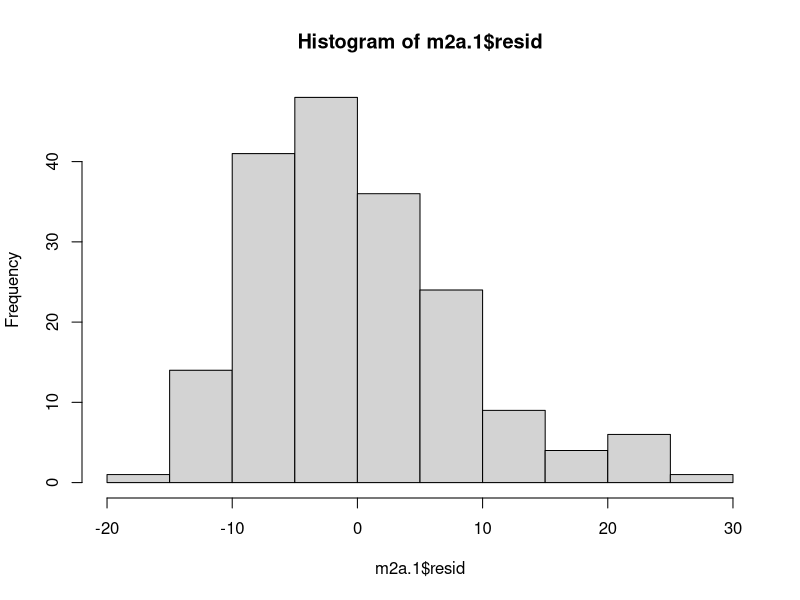

Reproduce this figure in R. (Note: this script raises an error after producing the figure.)
## ---- chunk 1
data(Traffic, package="MASS")
Traffic$year<-as.factor(Traffic$year)
Traffic[c(1,2,184),]
## ---- chunk 2
X<-model.matrix(y~limit+year+day, data=Traffic)
X[c(1,2,184),]
## ---- chunk 3
m2a.1<-glm(y ~ limit + year + day, data=Traffic)
## ---- chunk 4
hist(m2a.1$resid)
## ---- chunk 5
m2a.2<-glm(y ~ limit + year + day, family=poisson, data=Traffic)
summary(m2a.2)
## ---- chunk 6
exp(m2a.2$coef["(Intercept)"])
## ---- chunk 7
exp(m2a.2$coef["(Intercept)"]+m2a.2$coef["limityes"])
## ---- chunk 8
exp(m2a.2$coef["limityes"])
## ---- chunk 9
exp(m2a.2$coef["(Intercept)"]+m2a.2$coef["year1962"]+92*m2a.2$coef["day"])
## ---- chunk 10
exp(m2a.2$coef["(Intercept)"]+m2a.2$coef["limityes"]+m2a.2$coef["year1962"]+92*m2a.2$coef["day"])
## ---- chunk 11
m2a.3<-glm(y ~ 1, data=Traffic, family="poisson")
summary(m2a.3)
## ---- chunk 12
m2a.4<-glm(y ~ limit + year + day, family=quasipoisson, data=Traffic)
summary(m2a.4)
## ---- chunk 13
ppois(9, exp(m2a.2$coef["(Intercept)"]+91*m2a.2$coef["day"]))
## ---- chunk 14
prior<-list(R=list(V=1, nu=0.002))
m2a.5<-MCMCglmm(y ~ limit + year + day, family="poisson", data=Traffic, prior=prior, pl=TRUE)
## ---- chunk 15
plot(m2a.5$Sol)
## ---- chunk 16
lat92<-m2a.5$Liab[,92]
eta92<-m2a.5$Sol[,"(Intercept)"]+m2a.5$Sol[,"day"]*Traffic$day[92]
resid92<-lat92-eta92
mean(resid92)
## ---- chunk 17
1-ppois(exp(mean(eta92)), exp(mean(lat92)))
## ---- chunk 18
plot(m2a.5$VCV)
## ---- chunk 19
resid.var<-posterior.mode(m2a.5$VCV)
intercept.coef<-posterior.mode(m2a.5$Sol[,"(Intercept)"])
day.coef<-posterior.mode(m2a.5$Sol)["day"]*10
resids<-rnorm(92,0,sqrt(resid.var))
min.pred<-intercept.coef+day.coef*0+qnorm(0.0001, 0, sqrt(resid.var))
max.pred<-intercept.coef+day.coef*92+qnorm(0.9999, 0, sqrt(resid.var))
## ---- chunk 20
pos.ly<-seq(intercept.coef+day.coef*92-sqrt(resid.var), intercept.coef+day.coef*92+sqrt(resid.var), length=100)
d.ly<-dnorm(pos.ly,intercept.coef+day.coef*92, sqrt(resid.var))
d.y<-dlnorm(exp(pos.ly),intercept.coef+day.coef*92, sqrt(resid.var))
## ---- chunk 21
exp(mean(m2a.5$Sol[,"(Intercept)"]+0.5*m2a.5$VCV[,1]))
exp(mean(m2a.5$Sol[,"(Intercept)"]))
exp(m2a.3$coef["(Intercept)"])
## ---- chunk 22
Z<-model.matrix(~year-1, data=Traffic)
Z[c(1,2,184),]
## ---- chunk 23
X2<-model.matrix(y~limit+day, data=Traffic)
X2[c(1,2,184),]
## ---- chunk 24
W<-cbind(X2,Z)
W[c(1,2,184),]
## ---- chunk 25
prior<-list(R=list(V=1, nu=0.002), G=list(G1=list(V=1e+8, fix=1)))
m2a.6<-MCMCglmm(y ~ limit + day, random=~year, family="poisson", data=Traffic, prior=prior, pr=TRUE)
## ---- chunk 26
plot(m2a.6$Sol[,1:3])
## ---- chunk 27
y1961.m2a.5<-m2a.5$Sol[,"(Intercept)"]
y1962.m2a.5<-m2a.5$Sol[,"(Intercept)"]+m2a.5$Sol[,"year1962"]
## ---- chunk 28
y1961.m2a.6<-m2a.6$Sol[,"(Intercept)"]+m2a.6$Sol[,"year.1961"]
y1962.m2a.6<-m2a.6$Sol[,"(Intercept)"]+m2a.6$Sol[,"year.1962"]
## ---- chunk 29
y.m2a.5<-mcmc(cbind("y1961"=y1961.m2a.5,"y1962"=y1962.m2a.5))
y.m2a.6<-mcmc(cbind("y1961"=y1961.m2a.6,"y1962"=y1962.m2a.6))
plot(mcmc.list(y.m2a.5,y.m2a.6))
## ---- chunk 30
plot(c(m2a.6$Sol[,"year.1961"]+m2a.6$Sol[,"year.1962"])/2, c(m2a.6$Sol[,"(Intercept)"]))
## ---- chunk 31
Traffic$day<-as.factor(Traffic$day)
prior<-list(R=list(V=1, nu=0.002), G=list(G1=list(V=1, nu=0.002)))
m2a.7<-MCMCglmm(y ~ year+limit+as.numeric(day), random=~day, family="poisson", data=Traffic, prior=prior)
## ---- chunk 32
plot(m2a.7$VCV)
## ---- chunk 33
predict(m2a.7, marginal = ~day, type = "terms")[1:5]
## ---- chunk 34
predict(m2a.7, marginal = ~day, type = "response")[1:5]
## ---- chunk 35
predict(m2a.7, marginal = ~day, type = "response", interval = "confidence")[1:5,] 
## ---- chunk 36
predict(m2a.7, marginal = ~day, type = "response", interval = "prediction")[1:5, ]
## ---- chunk 37
success<-rbinom(2, size=5, prob=c(0.4, 0.6))
failure<-5-success
binom<-rbind(success, failure)
colnames(binom)<-c("u.1", "u.2")
binom
## ---- chunk 38
binary<-matrix(rep(c(1,0,1,0), binom), 1,10)
colnames(binary)<-rep(c("u.1", "u.2"), each=5)
binary
## ---- chunk 39
data(PlodiaRB)
## ---- chunk 40
prior.m2b.1=list(R=list(V=1, fix=1), G=list(G1=list(V=1, nu=0.002)))
m2b.1<-MCMCglmm(Pupated~1, random=~FSfamily, family="categorical", data=PlodiaRB, prior=prior.m2b.1)
## ---- chunk 41
prior.m2b.2=list(R=list(V=2, fix=1), G=list(G1=list(V=1, nu=0.002)))
m2b.2<-MCMCglmm(Pupated~1, random=~FSfamily, family="categorical", data=PlodiaRB, prior=prior.m2b.2)
## ---- chunk 42
plot(mcmc.list(m2b.1$Sol,m2b.2$Sol))
## ---- chunk 43
plot(mcmc.list(m2b.1$VCV,m2b.2$VCV))
## ---- chunk 44
IC.1<-m2b.1$VCV[,1]/(rowSums(m2b.1$VCV)+pi^2/3)
IC.2<-m2b.2$VCV[,1]/(rowSums(m2b.2$VCV)+pi^2/3)
plot(mcmc.list(IC.1,IC.2))
## ---- chunk 45
c2 <- ((16 * sqrt(3))/(15 * pi))^2
Int.1 <- m2b.1$Sol/sqrt(1 + c2 * m2b.1$VCV[, 2])
Int.2 <- m2b.2$Sol/sqrt(1 + c2 * m2b.2$VCV[, 2])
plot(mcmc.list(as.mcmc(Int.1), as.mcmc(Int.2)))
## ---- chunk 46
hist(plogis(rnorm(1000, 0, sqrt(1e+8))))
## ---- chunk 47
treatment<-gl(2,25)
y<-rbinom(50,1,c(0.5, 0.001)[treatment])
data.bin<-data.frame(treatment=treatment, y=y)
table(data.bin)
## ---- chunk 48
m2c.1<-glm(y~treatment, data=data.bin, family="binomial")
summary(m2c.1)
## ---- chunk 49
m2c.2<-binom.test(table(data.bin)[2,2], 25)
m2c.2
## ---- chunk 50
prior.m2c.3=list(R=list(V=1, fix=1))
m2c.3<-MCMCglmm(y~treatment, data=data.bin, family="categorical", prior=prior.m2c.3)
## ---- chunk 51
prior.m2c.4=list(B=list(mu=c(0,0), V=diag(2)*(pi^2/3+1)), R=list(V=1, fix=1))
m2c.4<-MCMCglmm(y~treatment-1, data=data.bin, family="categorical", prior=prior.m2c.4)
## ---- chunk 52
predict(m2c.4, interval = "confidence")[26, ]
## ---- chunk 53
X3<-model.matrix(y ~ year-1, data=Traffic)
X3[c(1,2,184),]
## ---- chunk 54
PBV.yfixed<-diag(2)*1e+8
PBV.yfixed[1,2]<-PBV.yfixed[2,1]<-1e+8/2
PBV.yfixed
prior.m2a.5.1<-list(B=list(mu=rep(0,2), V=PBV.yfixed), R=list(V=1, nu=0.002))
## ---- chunk 55
m2a.5.1<-MCMCglmm(y ~ year-1, family="poisson", data=Traffic, prior=prior.m2a.5.1)
## ---- chunk 56
prior.m2a.6.1<-list(B=list(mu=0, V=1e+8/2), R=list(V=1, nu=0.002), G=list(G1=list(V=1e+8/2, fix=1)))
## ---- chunk 57
m2a.6.1<-MCMCglmm(y ~ 1, random=~year, family="poisson", data=Traffic, prior=prior.m2a.6.1, pr=TRUE)
